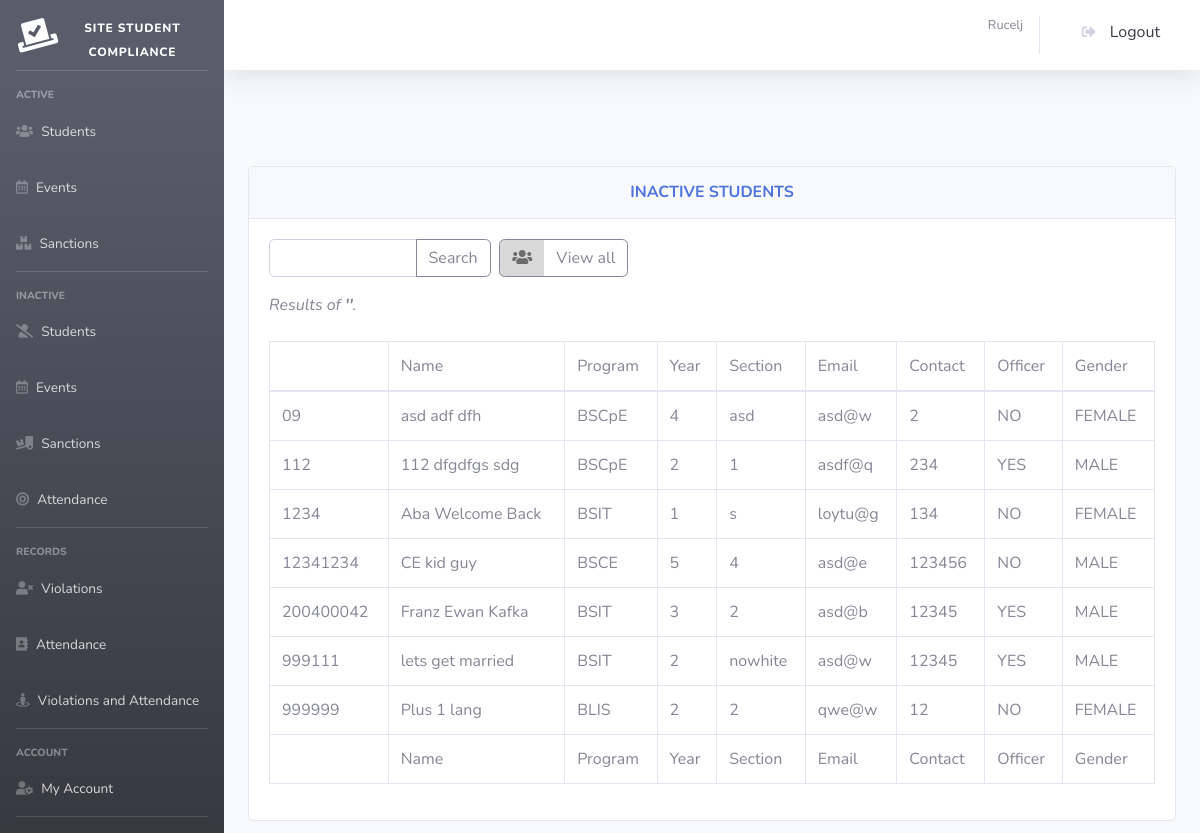
The app's page /stud_inactive_search.php (signed in) with its own data.
### tables this page shows
CREATE TABLE `students` (
  `id` varchar(11) NOT NULL,
  `year_level` int(11) NOT NULL,
  `section` text NOT NULL,
  `program` text NOT NULL,
  `firstname` text NOT NULL,
  `middlename` text NOT NULL,
  `lastname` text NOT NULL,
  `email` text NOT NULL,
  `contact` text NOT NULL,
  `officer` text NOT NULL,
  `gender` text NOT NULL,
  `status` int(11) NOT NULL
);

### perfect_function.php (called while the page is built, shortened)
<?php
function getConnection()
{
	$servername = "localhost";
	$username = "root";
	$password = "";
	$dbname = "xx";
	$conn = new mysqli($servername, $username, $password, $dbname);
	return $conn;
}
function search_inactive_stud($table_name, $search)
{
	$conn = getConnection();
	$sql = "SELECT * FROM $table_name where
	 (id LIKE '%$search%' OR
	 year_level LIKE '%$search%' OR
	 section LIKE '%$search%' OR
	 program LIKE '%$search%' OR
	 firstname LIKE '%$search%' OR
	 middlename LIKE '%$search%' OR
	 lastname LIKE '%$search%' OR
	 email LIKE '%$search%' OR
	 contact LIKE '%$search%' OR
	 officer LIKE '%$search%' OR
	 gender LIKE '%$search%') AND (status = 1)";
	$result = $conn->query($sql);
	return $result;
}
?>

### stud_inactive_search.php (the view, shortened to what this page needs)
<?php
include "header.php";
include "perfect_function.php";
?>
<div align=center>
<br>
<br><br>
    <div class="card w-100">
                <div class="card-header py-3">
                <h6 class="m-0 font-weight-bold text-primary">INACTIVE STUDENTS</h6>
                </div>
                <div class="card-body">
                <form method="post" action="stud_inactive_search.php">
                    <div class="input-group mb-3 w-25" style="float: left;">
                    <input type="text" class="form-control" placeholder="" name="search" autocomplete="off" required>
                        <div class="input-group-append">
                            <button class="btn btn-outline-secondary" type="submit" id="button-addon2">Search</button>
                        </div>
                        </div>
                </form>
                <a href="stud_inactive_manage.php" class="btn btn-outline-secondary btn-icon-split" style="float: left; margin-left: 1%;">
                    <span class="icon text-black-50">
                    <i class="fas fa-users"></i>
                </span>
                <span class="text">
                    View all
                </span>
                </a>
                <div class="table-responsive">
                    <table class="table table-bordered" id="dataTable" width="100%" cellspacing="0">
        <thead>
        <tr>
            <td>&nbsp;</td>
            <td>Name</td>
            <td>Program</td>
            <td>Year</td>
            <td>Section</td>
            <td>Email</td>
            <td>Contact</td>
            <td>Officer</td>
            <td>Gender</td>
        </tr>
        </thead>
        <tfoot>
        <tr>
            <td>&nbsp;</td>
            <td>Name</td>
            <td>Program</td>
            <td>Year</td>
            <td>Section</td>
            <td>Email</td>
            <td>Contact</td>
            <td>Officer</td>
            <td>Gender</td>
        </tr>
        </tfoot>
        <tbody>
    <?php
        $table_name="students";
        $search=$_POST['search'];
        echo "<div style='float:left;'><i>Results of <b>"
                ."'".$_POST['search']."'"
                ."</b>.</i><br><br></div>";
        $user_data=search_inactive_stud($table_name, $search);
        foreach ($user_data as $key => $row) {
            $id=$row['id'];
            $name=$row['firstname'] ." ". $row['middlename'] ." ". $row['lastname'];
            $program=$row['program'];
            $year_level=$row['year_level'];
                if ($year_level==1){
                    $year_level="1";
                } elseif ($year_level==2){
                    $year_level="2";
                } elseif ($year_level==3){
                    $year_level="3";
                } elseif ($year_level==4){
                    $year_level="4";
                } else {
                    $year_level="5";
                }
            $section=$row['section'];
            $email=$row['email'];
            $contact=$row['contact'];
            $officer=$row['officer'];
            $gender=$row['gender'];
    ?>
    <tr>
        <td><?= $id ?></td>
        <td><?= $name ?></td>
        <td><?= $program ?></td>
        <td><?= $year_level ?></td>
        <td><?= $section ?></td>
        <td><?= $email ?></td>
        <td><?= $contact ?></td>
        <td><?= $officer ?></td>
        <td><?= $gender ?></td>
    </tr>
        <?php   }   ?>
    </tbody>
</table>
</div>
</div>
</div>

### records on screen
students: id "09", name "asd adf dfh", program "BSCpE", year_level "4", section "asd", email "asd@w", contact "2", officer "NO", gender "FEMALE"
students: id "112", name "112 dfgdfgs sdg", program "BSCpE", year_level "2", section "1", email "asdf@q", contact "234", officer "YES", gender "MALE"
students: id "1234", name "Aba Welcome Back", program "BSIT", year_level "1", section "s", email "loytu@g", contact "134", officer "NO", gender "FEMALE"
students: id "12341234", name "CE kid guy", program "BSCE", year_level "5", section "4", email "asd@e", contact "123456", officer "NO", gender "MALE"
students: id "200400042", name "Franz Ewan Kafka", program "BSIT", year_level "3", section "2", email "asd@b", contact "12345", officer "YES", gender "MALE"
students: id "999111", name "lets get married", program "BSIT", year_level "2", section "nowhite", email "asd@w", contact "12345", officer "YES", gender "MALE"
students: id "999999", name "Plus 1 lang", program "BLIS", year_level "2", section "2", email "qwe@w", contact "12", officer "NO", gender "FEMALE"

### other values on screen
$_SESSION['firstlast'] "Rucelj"
